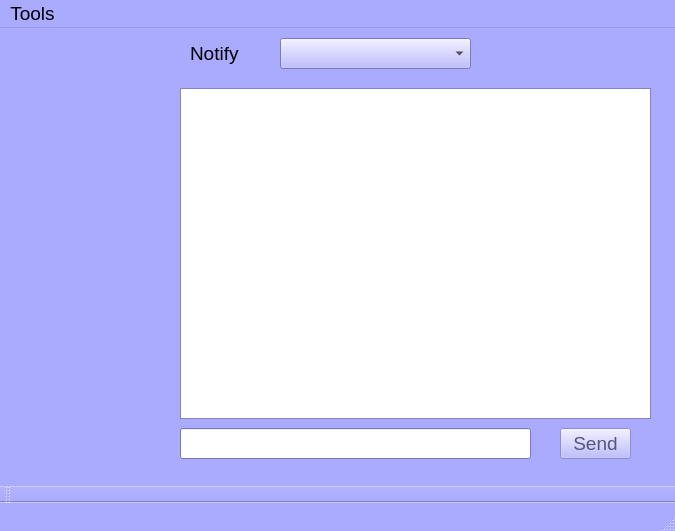
<?xml version="1.0" encoding="UTF-8"?>
<ui version="4.0">
 <class>MainWindow</class>
 <widget class="QMainWindow" name="MainWindow">
  <property name="enabled">
   <bool>true</bool>
  </property>
  <property name="geometry">
   <rect>
    <x>0</x>
    <y>0</y>
    <width>675</width>
    <height>531</height>
   </rect>
  </property>
  <property name="palette">
   <palette>
    <active>
     <colorrole role="WindowText">
      <brush brushstyle="SolidPattern">
       <color alpha="255">
        <red>0</red>
        <green>0</green>
        <blue>0</blue>
       </color>
      </brush>
     </colorrole>
     <colorrole role="Button">
      <brush brushstyle="SolidPattern">
       <color alpha="255">
        <red>170</red>
        <green>170</green>
        <blue>255</blue>
       </color>
      </brush>
     </colorrole>
     <colorrole role="Light">
      <brush brushstyle="SolidPattern">
       <color alpha="255">
        <red>255</red>
        <green>255</green>
        <blue>255</blue>
       </color>
      </brush>
     </colorrole>
     <colorrole role="Midlight">
      <brush brushstyle="SolidPattern">
       <color alpha="255">
        <red>212</red>
        <green>212</green>
        <blue>255</blue>
       </color>
      </brush>
     </colorrole>
     <colorrole role="Dark">
      <brush brushstyle="SolidPattern">
       <color alpha="255">
        <red>85</red>
        <green>85</green>
        <blue>127</blue>
       </color>
      </brush>
     </colorrole>
     <colorrole role="Mid">
      <brush brushstyle="SolidPattern">
       <color alpha="255">
        <red>113</red>
        <green>113</green>
        <blue>170</blue>
       </color>
      </brush>
     </colorrole>
     <colorrole role="Text">
      <brush brushstyle="SolidPattern">
       <color alpha="255">
        <red>0</red>
        <green>0</green>
        <blue>0</blue>
       </color>
      </brush>
     </colorrole>
     <colorrole role="BrightText">
      <brush brushstyle="SolidPattern">
       <color alpha="255">
        <red>255</red>
        <green>255</green>
        <blue>255</blue>
       </color>
      </brush>
     </colorrole>
     <colorrole role="ButtonText">
      <brush brushstyle="SolidPattern">
       <color alpha="255">
        <red>0</red>
        <green>0</green>
        <blue>0</blue>
       </color>
      </brush>
     </colorrole>
     <colorrole role="Base">
      <brush brushstyle="SolidPattern">
       <color alpha="255">
        <red>255</red>
        <green>255</green>
        <blue>255</blue>
       </color>
      </brush>
     </colorrole>
     <colorrole role="Window">
      <brush brushstyle="SolidPattern">
       <color alpha="255">
        <red>170</red>
        <green>170</green>
        <blue>255</blue>
       </color>
      </brush>
     </colorrole>
     <colorrole role="Shadow">
      <brush brushstyle="SolidPattern">
       <color alpha="255">
        <red>0</red>
        <green>0</green>
        <blue>0</blue>
       </color>
      </brush>
     </colorrole>
     <colorrole role="AlternateBase">
      <brush brushstyle="SolidPattern">
       <color alpha="255">
        <red>212</red>
        <green>212</green>
        <blue>255</blue>
       </color>
      </brush>
     </colorrole>
     <colorrole role="ToolTipBase">
      <brush brushstyle="SolidPattern">
       <color alpha="255">
        <red>255</red>
        <green>255</green>
        <blue>220</blue>
       </color>
      </brush>
     </colorrole>
     <colorrole role="ToolTipText">
      <brush brushstyle="SolidPattern">
       <color alpha="255">
        <red>0</red>
        <green>0</green>
        <blue>0</blue>
       </color>
      </brush>
     </colorrole>
     <colorrole role="PlaceholderText">
      <brush brushstyle="SolidPattern">
       <color alpha="128">
        <red>0</red>
        <green>0</green>
        <blue>0</blue>
       </color>
      </brush>
     </colorrole>
    </active>
    <inactive>
     <colorrole role="WindowText">
      <brush brushstyle="SolidPattern">
       <color alpha="255">
        <red>0</red>
        <green>0</green>
        <blue>0</blue>
       </color>
      </brush>
     </colorrole>
     <colorrole role="Button">
      <brush brushstyle="SolidPattern">
       <color alpha="255">
        <red>170</red>
        <green>170</green>
        <blue>255</blue>
       </color>
      </brush>
     </colorrole>
     <colorrole role="Light">
      <brush brushstyle="SolidPattern">
       <color alpha="255">
        <red>255</red>
        <green>255</green>
        <blue>255</blue>
       </color>
      </brush>
     </colorrole>
     <colorrole role="Midlight">
      <brush brushstyle="SolidPattern">
       <color alpha="255">
        <red>212</red>
        <green>212</green>
        <blue>255</blue>
       </color>
      </brush>
     </colorrole>
     <colorrole role="Dark">
      <brush brushstyle="SolidPattern">
       <color alpha="255">
        <red>85</red>
        <green>85</green>
        <blue>127</blue>
       </color>
      </brush>
     </colorrole>
     <colorrole role="Mid">
      <brush brushstyle="SolidPattern">
       <color alpha="255">
        <red>113</red>
        <green>113</green>
        <blue>170</blue>
       </color>
      </brush>
     </colorrole>
     <colorrole role="Text">
      <brush brushstyle="SolidPattern">
       <color alpha="255">
        <red>0</red>
        <green>0</green>
        <blue>0</blue>
       </color>
      </brush>
     </colorrole>
     <colorrole role="BrightText">
      <brush brushstyle="SolidPattern">
       <color alpha="255">
        <red>255</red>
        <green>255</green>
        <blue>255</blue>
       </color>
      </brush>
     </colorrole>
     <colorrole role="ButtonText">
      <brush brushstyle="SolidPattern">
       <color alpha="255">
        <red>0</red>
        <green>0</green>
        <blue>0</blue>
       </color>
      </brush>
     </colorrole>
     <colorrole role="Base">
      <brush brushstyle="SolidPattern">
       <color alpha="255">
        <red>255</red>
        <green>255</green>
        <blue>255</blue>
       </color>
      </brush>
     </colorrole>
     <colorrole role="Window">
      <brush brushstyle="SolidPattern">
       <color alpha="255">
        <red>170</red>
        <green>170</green>
        <blue>255</blue>
       </color>
      </brush>
     </colorrole>
     <colorrole role="Shadow">
      <brush brushstyle="SolidPattern">
       <color alpha="255">
        <red>0</red>
        <green>0</green>
        <blue>0</blue>
       </color>
      </brush>
     </colorrole>
     <colorrole role="AlternateBase">
      <brush brushstyle="SolidPattern">
       <color alpha="255">
        <red>212</red>
        <green>212</green>
        <blue>255</blue>
       </color>
      </brush>
     </colorrole>
     <colorrole role="ToolTipBase">
      <brush brushstyle="SolidPattern">
       <color alpha="255">
        <red>255</red>
        <green>255</green>
        <blue>220</blue>
       </color>
      </brush>
     </colorrole>
     <colorrole role="ToolTipText">
      <brush brushstyle="SolidPattern">
       <color alpha="255">
        <red>0</red>
        <green>0</green>
        <blue>0</blue>
       </color>
      </brush>
     </colorrole>
     <colorrole role="PlaceholderText">
      <brush brushstyle="SolidPattern">
       <color alpha="128">
        <red>0</red>
        <green>0</green>
        <blue>0</blue>
       </color>
      </brush>
     </colorrole>
    </inactive>
    <disabled>
     <colorrole role="WindowText">
      <brush brushstyle="SolidPattern">
       <color alpha="255">
        <red>85</red>
        <green>85</green>
        <blue>127</blue>
       </color>
      </brush>
     </colorrole>
     <colorrole role="Button">
      <brush brushstyle="SolidPattern">
       <color alpha="255">
        <red>170</red>
        <green>170</green>
        <blue>255</blue>
       </color>
      </brush>
     </colorrole>
     <colorrole role="Light">
      <brush brushstyle="SolidPattern">
       <color alpha="255">
        <red>255</red>
        <green>255</green>
        <blue>255</blue>
       </color>
      </brush>
     </colorrole>
     <colorrole role="Midlight">
      <brush brushstyle="SolidPattern">
       <color alpha="255">
        <red>212</red>
        <green>212</green>
        <blue>255</blue>
       </color>
      </brush>
     </colorrole>
     <colorrole role="Dark">
      <brush brushstyle="SolidPattern">
       <color alpha="255">
        <red>85</red>
        <green>85</green>
        <blue>127</blue>
       </color>
      </brush>
     </colorrole>
     <colorrole role="Mid">
      <brush brushstyle="SolidPattern">
       <color alpha="255">
        <red>113</red>
        <green>113</green>
        <blue>170</blue>
       </color>
      </brush>
     </colorrole>
     <colorrole role="Text">
      <brush brushstyle="SolidPattern">
       <color alpha="255">
        <red>85</red>
        <green>85</green>
        <blue>127</blue>
       </color>
      </brush>
     </colorrole>
     <colorrole role="BrightText">
      <brush brushstyle="SolidPattern">
       <color alpha="255">
        <red>255</red>
        <green>255</green>
        <blue>255</blue>
       </color>
      </brush>
     </colorrole>
     <colorrole role="ButtonText">
      <brush brushstyle="SolidPattern">
       <color alpha="255">
        <red>85</red>
        <green>85</green>
        <blue>127</blue>
       </color>
      </brush>
     </colorrole>
     <colorrole role="Base">
      <brush brushstyle="SolidPattern">
       <color alpha="255">
        <red>170</red>
        <green>170</green>
        <blue>255</blue>
       </color>
      </brush>
     </colorrole>
     <colorrole role="Window">
      <brush brushstyle="SolidPattern">
       <color alpha="255">
        <red>170</red>
        <green>170</green>
        <blue>255</blue>
       </color>
      </brush>
     </colorrole>
     <colorrole role="Shadow">
      <brush brushstyle="SolidPattern">
       <color alpha="255">
        <red>0</red>
        <green>0</green>
        <blue>0</blue>
       </color>
      </brush>
     </colorrole>
     <colorrole role="AlternateBase">
      <brush brushstyle="SolidPattern">
       <color alpha="255">
        <red>170</red>
        <green>170</green>
        <blue>255</blue>
       </color>
      </brush>
     </colorrole>
     <colorrole role="ToolTipBase">
      <brush brushstyle="SolidPattern">
       <color alpha="255">
        <red>255</red>
        <green>255</green>
        <blue>220</blue>
       </color>
      </brush>
     </colorrole>
     <colorrole role="ToolTipText">
      <brush brushstyle="SolidPattern">
       <color alpha="255">
        <red>0</red>
        <green>0</green>
        <blue>0</blue>
       </color>
      </brush>
     </colorrole>
     <colorrole role="PlaceholderText">
      <brush brushstyle="SolidPattern">
       <color alpha="128">
        <red>0</red>
        <green>0</green>
        <blue>0</blue>
       </color>
      </brush>
     </colorrole>
    </disabled>
   </palette>
  </property>
  <property name="font">
   <font>
    <pointsize>14</pointsize>
   </font>
  </property>
  <property name="windowTitle">
   <string>MainWindow</string>
  </property>
  <widget class="QWidget" name="centralWidget">
   <widget class="QWidget" name="verticalLayoutWidget">
    <property name="geometry">
     <rect>
      <x>20</x>
      <y>60</y>
      <width>141</width>
      <height>381</height>
     </rect>
    </property>
    <layout class="QVBoxLayout" name="vltListRooms"/>
   </widget>
   <widget class="QTextEdit" name="teChat">
    <property name="enabled">
     <bool>true</bool>
    </property>
    <property name="geometry">
     <rect>
      <x>180</x>
      <y>60</y>
      <width>471</width>
      <height>331</height>
     </rect>
    </property>
   </widget>
   <widget class="QLineEdit" name="leWriteMes">
    <property name="geometry">
     <rect>
      <x>180</x>
      <y>400</y>
      <width>351</width>
      <height>31</height>
     </rect>
    </property>
   </widget>
   <widget class="QPushButton" name="pbSend">
    <property name="enabled">
     <bool>false</bool>
    </property>
    <property name="geometry">
     <rect>
      <x>560</x>
      <y>400</y>
      <width>71</width>
      <height>31</height>
     </rect>
    </property>
    <property name="text">
     <string>Send</string>
    </property>
   </widget>
   <widget class="QLabel" name="lblNotify">
    <property name="geometry">
     <rect>
      <x>190</x>
      <y>10</y>
      <width>61</width>
      <height>31</height>
     </rect>
    </property>
    <property name="text">
     <string>Notify</string>
    </property>
   </widget>
   <widget class="QComboBox" name="cbxNotify">
    <property name="geometry">
     <rect>
      <x>280</x>
      <y>10</y>
      <width>191</width>
      <height>31</height>
     </rect>
    </property>
   </widget>
   <widget class="QWidget" name="verticalLayoutWidget_2">
    <property name="geometry">
     <rect>
      <x>500</x>
      <y>10</y>
      <width>141</width>
      <height>31</height>
     </rect>
    </property>
    <layout class="QVBoxLayout" name="vltNotify"/>
   </widget>
  </widget>
  <widget class="QMenuBar" name="menuBar">
   <property name="geometry">
    <rect>
     <x>0</x>
     <y>0</y>
     <width>675</width>
     <height>30</height>
    </rect>
   </property>
   <property name="font">
    <font>
     <pointsize>14</pointsize>
    </font>
   </property>
   <widget class="QMenu" name="menuStart">
    <property name="font">
     <font>
      <pointsize>12</pointsize>
     </font>
    </property>
    <property name="title">
     <string>Tools</string>
    </property>
    <addaction name="actionAuth"/>
    <addaction name="separator"/>
    <addaction name="actionNewRoom"/>
    <addaction name="actionDeleteRoom"/>
    <addaction name="separator"/>
    <addaction name="actionInvite"/>
    <addaction name="actionDelete_user"/>
    <addaction name="separator"/>
    <addaction name="actionQuit"/>
   </widget>
   <addaction name="menuStart"/>
  </widget>
  <widget class="QToolBar" name="mainToolBar">
   <attribute name="toolBarArea">
    <enum>BottomToolBarArea</enum>
   </attribute>
   <attribute name="toolBarBreak">
    <bool>false</bool>
   </attribute>
  </widget>
  <widget class="QStatusBar" name="statusBar"/>
  <action name="actionQuit">
   <property name="text">
    <string>Quit</string>
   </property>
  </action>
  <action name="actionNewRoom">
   <property name="text">
    <string>NewRoom</string>
   </property>
  </action>
  <action name="actionAuth">
   <property name="text">
    <string>Auth</string>
   </property>
  </action>
  <action name="actionDeleteRoom">
   <property name="text">
    <string>DeleteRoom</string>
   </property>
  </action>
  <action name="actionInvite">
   <property name="text">
    <string>Invite user</string>
   </property>
  </action>
  <action name="actionDelete_user">
   <property name="text">
    <string>Delete user</string>
   </property>
  </action>
 </widget>
 <layoutdefault spacing="6" margin="11"/>
 <resources/>
 <connections/>
</ui>
